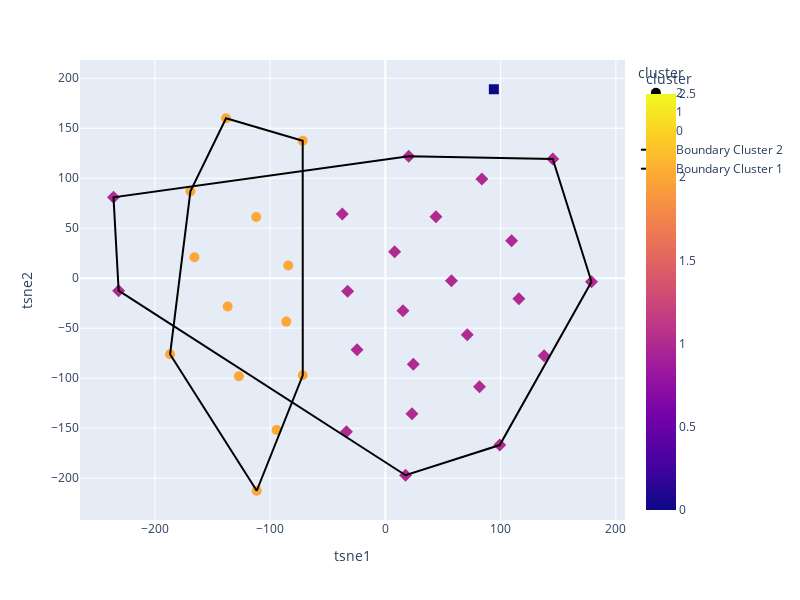

The code cell stored with this chart in its notebook:
### Code cell
twoD_data_creation_with_boundaries(labels, scaled_data)

### Figure 1 — Plotly figure (JSON) as saved in the notebook; plotly's stock layout.template omitted (floating-point values rounded to 4 significant figures)
{"data": [{"hovertemplate": "cluster=%{marker.color}<br>tsne1=%{x}<br>tsne2=%{y}<extra></extra>", "legendgroup": "2", "marker": {"color": [2, 2, 2, 2, 2, 2, 2, 2, 2, 2, 2, 2, 2], "coloraxis": "coloraxis", "size": 10, "symbol": "circle"}, "mode": "markers", "name": "2", "orientation": "v", "showlegend": true, "type": "scatter", "x": [-136.8, -71.71, -111.6, -165.6, -71.67, -112.1, -186.8, -138.2, -169.1, -127.1, -94.36, -85.96, -84.28], "xaxis": "x", "y": [-28.36, 137.4, -212.7, 20.91, -97.11, 61.15, -76.11, 160.1, 86.9, -98.13, -151.9, -43.42, 12.68], "yaxis": "y"}, {"hovertemplate": "cluster=%{marker.color}<br>tsne1=%{x}<br>tsne2=%{y}<extra></extra>", "legendgroup": "1", "marker": {"color": [1, 1, 1, 1, 1, 1, 1, 1, 1, 1, 1, 1, 1, 1, 1, 1, 1, 1, 1, 1, 1, 1, 1], "coloraxis": "coloraxis", "size": 10, "symbol": "diamond"}, "mode": "markers", "name": "1", "orientation": "v", "showlegend": true, "type": "scatter", "x": [17.52, 57.29, 83.68, -32.76, 8.015, 115.8, 71.01, -33.77, -24.59, -37.37, 24.22, -231.4, 20.24, 23.07, 109.5, 178.8, -235.9, 145.2, 81.67, 43.85, 137.7, 99.21, 15.24], "xaxis": "x", "y": [-197.1, -2.506, 99.25, -13.03, 26.38, -20.62, -56.67, -153.7, -71.55, 64.3, -86.22, -12.45, 122.0, -135.7, 37.41, -3.512, 80.92, 119.2, -108.6, 61.45, -77.48, -166.9, -32.68], "yaxis": "y"}, {"hovertemplate": "cluster=%{marker.color}<br>tsne1=%{x}<br>tsne2=%{y}<extra></extra>", "legendgroup": "0", "marker": {"color": [0], "coloraxis": "coloraxis", "size": 10, "symbol": "square"}, "mode": "markers", "name": "0", "orientation": "v", "showlegend": true, "type": "scatter", "x": [94.08], "xaxis": "x", "y": [189.0], "yaxis": "y"}, {"line": {"color": "black"}, "mode": "lines", "name": "Boundary Cluster 2", "type": "scatter", "x": [-186.8, -111.6, -71.67, -71.71, -138.2, -169.1, -186.8], "y": [-76.11, -212.7, -97.11, 137.4, 160.1, 86.9, -76.11]}, {"line": {"color": "black"}, "mode": "lines", "name": "Boundary Cluster 1", "type": "scatter", "x": [178.8, 145.2, 20.24, -235.9, -231.4, 17.52, 99.21, 178.8], "y": [-3.512, 119.2, 122.0, 80.92, -12.45, -197.1, -166.9, -3.512]}], "layout": {"coloraxis": {"colorbar": {"title": {"text": "cluster"}}, "colorscale": [[0, "#0d0887"], [0.1111, "#46039f"], [0.2222, "#7201a8"], [0.3333, "#9c179e"], [0.4444, "#bd3786"], [0.5556, "#d8576b"], [0.6667, "#ed7953"], [0.7778, "#fb9f3a"], [0.8889, "#fdca26"], [1, "#f0f921"]]}, "height": 600, "legend": {"title": {"text": "cluster"}, "tracegroupgap": 0}, "margin": {"t": 60}, "width": 800, "xaxis": {"anchor": "y", "domain": [0, 1], "title": {"text": "tsne1"}}, "yaxis": {"anchor": "x", "domain": [0, 1], "title": {"text": "tsne2"}}}}
